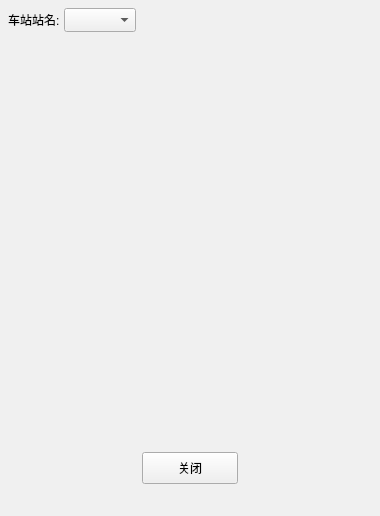
<?xml version="1.0" encoding="UTF-8"?>
<ui version="4.0">
 <class>MeetGiveWayPlan</class>
 <widget class="QWidget" name="MeetGiveWayPlan">
  <property name="geometry">
   <rect>
    <x>0</x>
    <y>0</y>
    <width>380</width>
    <height>516</height>
   </rect>
  </property>
  <property name="windowTitle">
   <string>会让计划一览表</string>
  </property>
  <property name="styleSheet">
   <string notr="true">background-color: rgb(240, 240, 240);</string>
  </property>
  <layout class="QVBoxLayout" name="verticalLayout" stretch="0,1,0">
   <property name="spacing">
    <number>8</number>
   </property>
   <property name="leftMargin">
    <number>8</number>
   </property>
   <property name="topMargin">
    <number>8</number>
   </property>
   <property name="rightMargin">
    <number>8</number>
   </property>
   <property name="bottomMargin">
    <number>8</number>
   </property>
   <item>
    <layout class="QHBoxLayout" name="horizontalLayout">
     <property name="spacing">
      <number>4</number>
     </property>
     <item>
      <widget class="QLabel" name="label">
       <property name="minimumSize">
        <size>
         <width>0</width>
         <height>24</height>
        </size>
       </property>
       <property name="maximumSize">
        <size>
         <width>16777215</width>
         <height>24</height>
        </size>
       </property>
       <property name="text">
        <string>车站站名:</string>
       </property>
      </widget>
     </item>
     <item>
      <widget class="QComboBox" name="comboBox">
       <property name="minimumSize">
        <size>
         <width>72</width>
         <height>24</height>
        </size>
       </property>
       <property name="maximumSize">
        <size>
         <width>72</width>
         <height>24</height>
        </size>
       </property>
      </widget>
     </item>
     <item>
      <spacer name="horizontalSpacer">
       <property name="orientation">
        <enum>Qt::Horizontal</enum>
       </property>
       <property name="sizeHint" stdset="0">
        <size>
         <width>40</width>
         <height>20</height>
        </size>
       </property>
      </spacer>
     </item>
    </layout>
   </item>
   <item>
    <widget class="QWidget" name="widget" native="true">
     <layout class="QVBoxLayout" name="verticalLayout_2"/>
    </widget>
   </item>
   <item>
    <layout class="QHBoxLayout" name="horizontalLayout_2">
     <property name="spacing">
      <number>0</number>
     </property>
     <property name="topMargin">
      <number>24</number>
     </property>
     <property name="bottomMargin">
      <number>24</number>
     </property>
     <item>
      <widget class="QPushButton" name="pushButton">
       <property name="minimumSize">
        <size>
         <width>96</width>
         <height>32</height>
        </size>
       </property>
       <property name="maximumSize">
        <size>
         <width>96</width>
         <height>32</height>
        </size>
       </property>
       <property name="text">
        <string>关闭</string>
       </property>
      </widget>
     </item>
    </layout>
   </item>
  </layout>
 </widget>
 <resources/>
 <connections/>
</ui>
